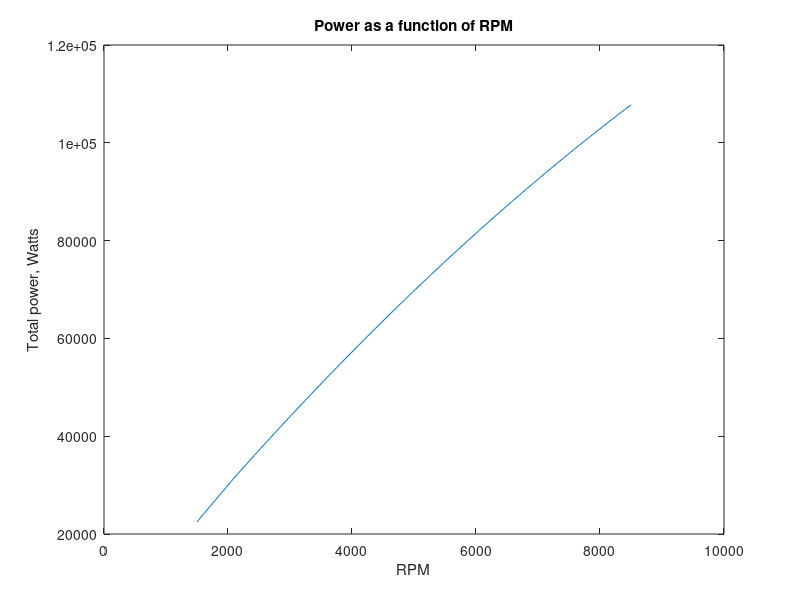
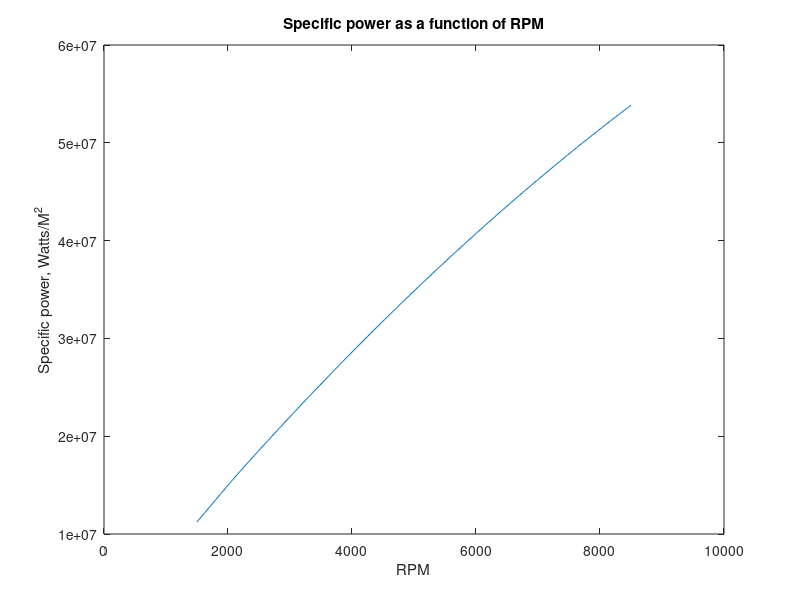
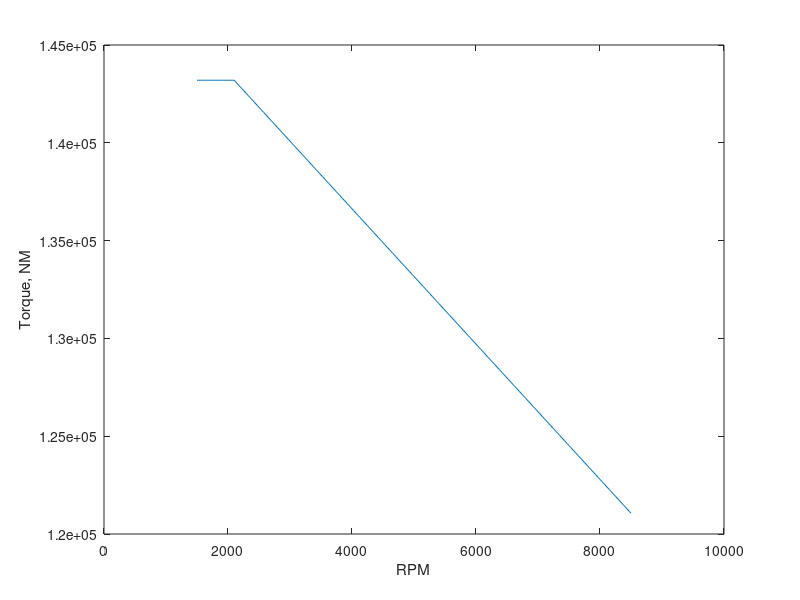
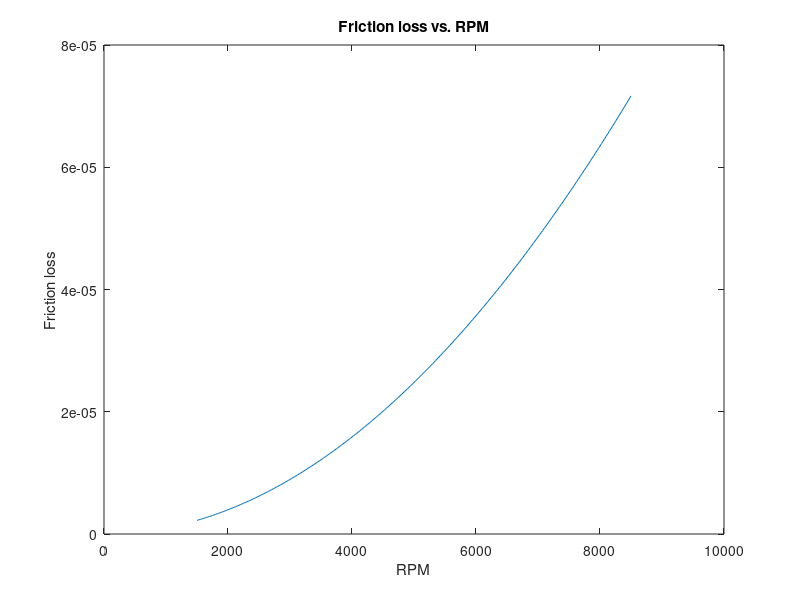

MATLAB code to generate these figures, in order:
%%
clear all
close all
i = 1 

rc = 10
    
% Initial Conditions
p(1) = 101325;%pa
%p(1,i) = p(1)*1000; %pa
T(1) = 294; %k
%(1,i) = 300; %k
gamma = 1.4;
R = 287; %j/kg, gas constant
%rc = 9; % compression ration
Qlhv = 42.7e6; %j/kg
Cp = R*gamma/(gamma-1); 
f = 14.7; % air to fuel ratio

% State 1
rho(1) = p(1)/(R*T(1)); 

% State 2
rho(2) = rho(1) * rc;
p(2) = p(1)* (rho(2)/rho(1))^gamma;
T(2) = p(2)/(rho(2)* R);

% State 3
T(3) = T(2) + .8*Qlhv/(Cp* f); %.8 is thermal efficeny of combustionn
rho(3) = rho(2);
p(3) = rho(3) * R* T(3);

% State 4
rho(4) = rho(1);
p(4) = p(3)* (rho(4)/rho(3))^ (gamma); %this is an estimate, could use refprop to find actual
T(4) = p(4)/(rho(4) * R);
j = 1;
D = .0015
% Work
%m^3
C = 6; % initial guess
Cv = Cp-R;
Ws = Cv*((T(3)-T(2)) - (T(4)-T(1)));
Ma = (D/C)*(rc/(rc-1)) * rho(1);
Wc = Ws*Ma;
Wt = Wc * C; %total work


RPM = 5000
D_cc = 1500

Mf = Ma/f;
Qin = Mf * Qlhv;
S = 2000; %cM/sec
N = RPM/60; %rev/sec
stroke = S/(2 * N) %cM
displacement = D_cc/6;
bore = sqrt(4 * displacement /(pi*stroke))


stroke = .0641
bore = 1.1* stroke 

Vd = ((pi*bore^2*stroke)/4) %meter cubes
V1  = Vd/(1-(1/rc))
Q = Qin /(p(1)*V1)

%Power
N = 5000; % RPM, Max
i = 1
%% Mechanical eff

stroke = stroke / 100;
RPM = [2100 9000];
mech_eff = [ .9 .75];

for N = 1500:25:8500
    c = 6 % number of cylinders
    Ubar = 2*(stroke) * N/60
    A = pi * bore * stroke/100
    m = .17 % mm
    m = .07/1000 %m

    %u = (8.34* 10^-5) * e^(1474/(temp - 368)
    u = 1.44E-4
    %https://wiki.anton-paar.com/en/engine-oil/
    u = .0119

    t = u * (Ubar / m)
    f = A * t 

    Pf(i) = 1.5 * c * Ubar * f
    

    if N<= 2100
        mechanical_eff = .9
    else
        mechanical_eff = interp1(RPM, mech_eff, N, 'linear')
    end
    Power(i) = Wt * N/120;
    P_rate(i) = .8 * Power(i); 
    P_specific(i) = mechanical_eff* Ws * N/120;
    P_cylinder(i) = P_specific(i) * Ma;
    P_total(i) = P_cylinder(i) * C;
    %p_real(i) = ((P_total(i) - Pf(i))/(P_total(i))) * P_total(i)
    
    P_hp(i) = P_total(i)/745.699872;
    % SFC
    SFC(i) = (C * Ma/f)/(Wt); %kg/kj
    SFC_Converted(i) = SFC(i) * 3.6e9; %g/Kw-hr
    Torque(i) = 9548.8 * P_total(i)/N;
    
    i = i + 1;
end

figure 
plot(1500: 25:8500, P_total);
xlabel('RPM')
ylabel('Total power, Watts')
title('Power as a function of RPM')

figure 
plot(1500: 25:8500, P_specific);
xlabel('RPM')
ylabel('Specific power, Watts/M^2')
title('Specific power as a function of RPM')


figure 
plot(1500: 25:8500, Torque);
xlabel('RPM')
ylabel('Torque, NM')

figure 
plot(1500: 25:8500, Pf);
xlabel('RPM')
ylabel('Friction loss')
title('Friction loss vs. RPM')
%S(1, i)= refpropm('S','D',rho(1,i), 'P',p(1, i)/1e3, 'air.ppf');
%S(2, i)= refpropm('S','D',rho(2, i), 'P',p(2, i)/1e3, 'air.ppf');
%S(3, i)= refpropm('S','D',rho(3, i), 'P',p(3, i)/1e3, 'air.ppf');
%S(4, i)= refpropm('S','D',rho(4, i), 'P',p(4, i)/1e3, 'air.ppf');


%plot(P_hp(i,:),.0015 : .000050 : .0018 )
otto_eff = 1-(1/rc^(gamma-1));
o_eff = 1-(T(4)-T(1))./(T(3)-T(2));
 
%st = strcat('Displacement =  ' , num2str(.00150 + .00005*(i-1)), ' cc')
%ht = text(SFC_Converted(1, i ),9.3, st);
%set(ht, 'Rotation', 85)  
